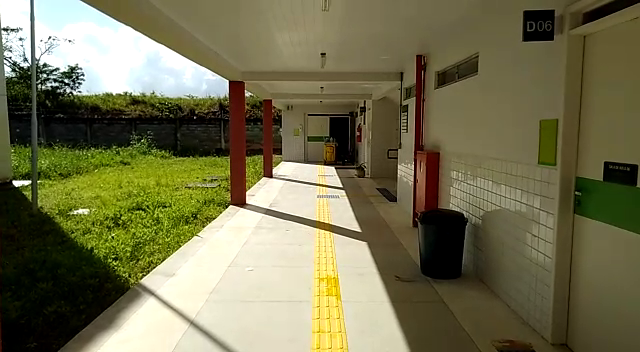
#> input picture frame 28 of data/video/input/ifpe teste 03.7.mp4, 640 x 352 px, given in place of ifpe teste 01.1.mp4, which was not available
$ python video_pedestrian_detection_2.py
#> lines starting #> are read from the running program, lines starting #| are printed output that depends on the picture; after the words box and inside, x2 and y2 are one past the last pixel; in counts of white or black regions, pixels touching at a corner belong together
import cv2
import imutils

# Initializing the HOG person
# detector
hog = cv2.HOGDescriptor()
hog.setSVMDetector(cv2.HOGDescriptor_getDefaultPeopleDetector())

cap = cv2.VideoCapture('data\\video\\input\\ifpe teste 01.1.mp4')

while cap.isOpened():
	# Reading the video stream
	ret, image = cap.read()
#> image is the input picture: shape (352, 640, 3); mean B, G, R 79.6, 113, 116.3
	if ret:
		image = imutils.resize(image,
							width=min(400, image.shape[1]))
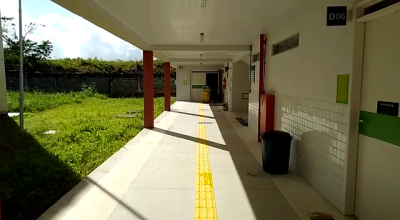
#> image: shape (220, 400, 3); mean B, G, R 79.6, 113, 116.3

		# Detecting all the regions
		# in the Image that has a
		# pedestrians inside it
		(regions, _) = hog.detectMultiScale(image,
											winStride=(4, 4),
											padding=(4, 4),
											scale=1.05)
#> regions = ()

		# Drawing the regions in the
		# Image
		for (x, y, w, h) in regions:
			cv2.rectangle(image, (x, y),
						(x + w, y + h),
						(0, 0, 255), 2)
#> this loop made 0 passes

		# Showing the output Image
		cv2.imshow("Image", image)
		if cv2.waitKey(1) & 0xFF == ord('q'):
#> (key q is pressed here)
			break
	else:
		break

cap.release()
cv2.destroyAllWindows()

$ run again, starting later in the video
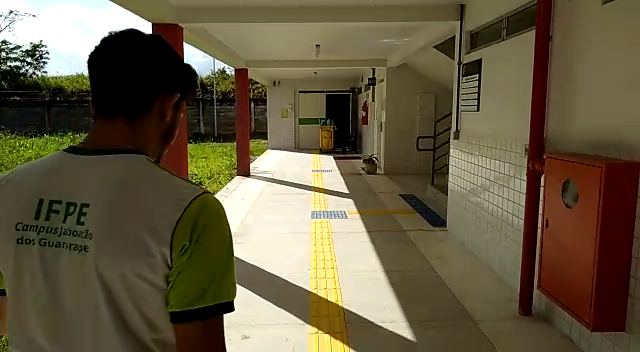
#> input picture frame 127 of data/video/input/ifpe teste 03.7.mp4, 640 x 352 px, given in place of ifpe teste 01.1.mp4, which was not available
#> image is the input picture: shape (352, 640, 3); mean B, G, R 66.1, 91.2, 102.1
#> `image = imutils.resize(image, width=min(400, image.shape[1]))`:
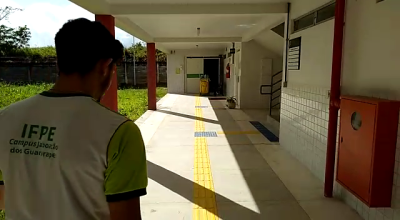
#> image: shape (220, 400, 3); mean B, G, R 66.1, 91.2, 102.1
#> regions = ()

$ run again, starting later in the video
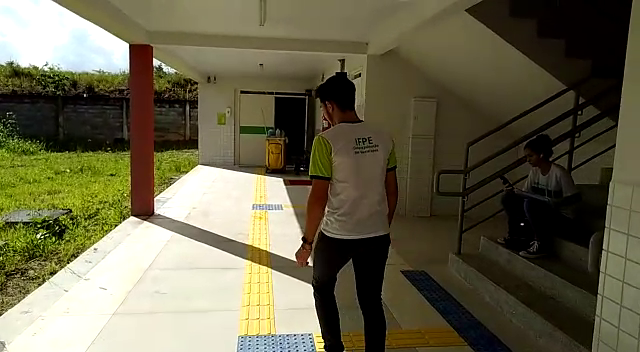
#> input picture frame 227 of data/video/input/ifpe teste 03.7.mp4, 640 x 352 px, given in place of ifpe teste 01.1.mp4, which was not available
#> image is the input picture: shape (352, 640, 3); mean B, G, R 74.4, 99.8, 104.5
#> `image = imutils.resize(image, width=min(400, image.shape[1]))`:
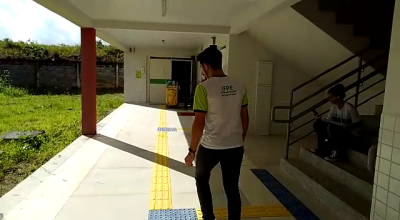
#> image: shape (220, 400, 3); mean B, G, R 74.4, 99.8, 104.5
#> regions = [[178, 16, 66, 133]]
#> the loop `for (x, y, w, h) in regions:` made 1 pass
#> after the loop `for (x, y, w, h) in regions:`:
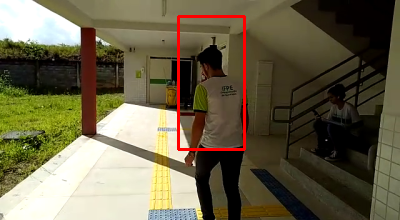
#> image: shape (220, 400, 3); 1.35% of pixels changed, all inside (x1, y1, x2, y2) = (177, 15, 246, 151)
